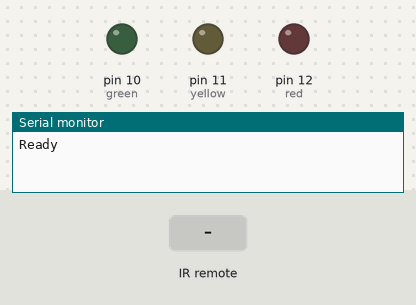
Bench run of a sketch on a simulated Arduino Uno, built with avr-gcc and run on an emulated ATmega328P. Shown: output pins drawn as LEDs (lit = HIGH), the last lines printed to the serial monitor. The test bench sets the inputs (shaded band).

Above: at 1.2 s.
1.3 s: infrared code 0xFD807F received
At 1.8 s:
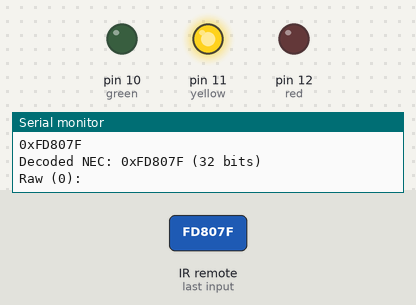
2.8 s: infrared code 0xFD20DF received
At 4.0 s:
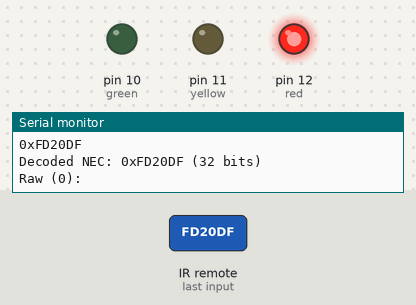
4.3 s: infrared code 0xFD00FF received
At 5.2 s:
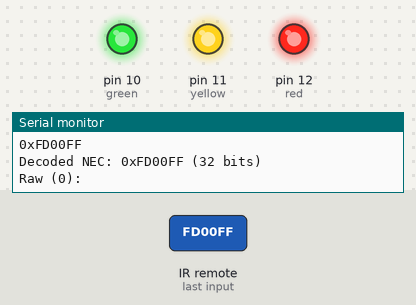
5.8 s: infrared code 0xFD609F received
At 6.4 s:
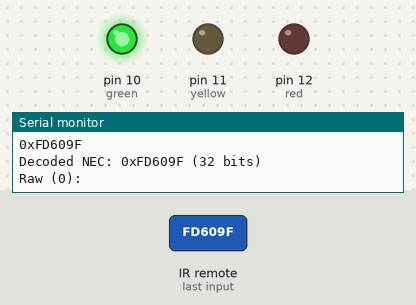
7.3 s: infrared code 0xFD906F received
At 8.7 s:
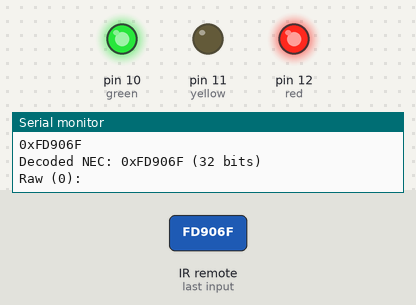
Timing chart, 0 to 9.8 s (numbered marks = the images above; inputs shaded):
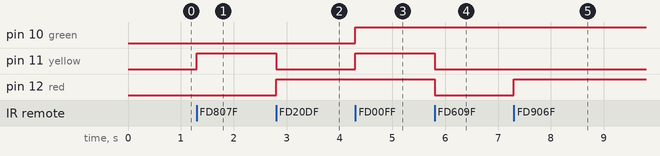

Measured:
- after the input at 1.3 s, pin 11 (yellow): LOW → HIGH at once
- after the input at 2.8 s, pin 11 (yellow): HIGH → LOW at once; pin 12 (red): LOW → HIGH at once
- after the input at 4.3 s, pin 10 (green), pin 11 (yellow): LOW → HIGH at once
- after the input at 5.8 s, pin 11 (yellow), pin 12 (red): HIGH → LOW at once
- after the input at 7.3 s, pin 12 (red): LOW → HIGH at once

The sketch:

IR.ino
```cpp
// (licence header left out)
#include <IRremote.h>

int red=  12;
int yellow = 11;
int green = 10;

int RECV_PIN = 13;
IRrecv irrecv(RECV_PIN);
decode_results results;

void setup() {
  Serial.begin(19200);	Serial.println("Ready");
  irrecv.enableIRIn(); // Start the receiver

  pinMode(red, OUTPUT);		digitalWrite(red, LOW);
  pinMode(yellow, OUTPUT);	digitalWrite(yellow, LOW);
  pinMode(green, OUTPUT);	digitalWrite(green, LOW);
}

void loop() {
  if (irrecv.decode(&results)) {
    Serial.print("0x");
    Serial.println(results.value, HEX);
    dump(&results);
    irrecv.resume(); // Receive the next value

    digitalWrite(red, LOW);	digitalWrite(yellow, LOW);    digitalWrite(green, LOW);
    switch(results.value) {
      case 0xFD807F : digitalWrite(yellow, HIGH); break;		// V+
      case 0xFD20DF : digitalWrite(red, HIGH); break;	// <<
      case 0xFD609F : digitalWrite(green, HIGH); break;		// >>
      case 0xFDA05F : break;								// >||
      case 0xFD906F : digitalWrite(green, HIGH); digitalWrite(red, HIGH); break;	// V-
      case 0xFD00FF : digitalWrite(yellow, HIGH); digitalWrite(green, HIGH); digitalWrite(red, HIGH); break;	// POWER
    }
  }
}

// Dumps out the decode_results structure.
// Call this after IRrecv::decode()
// void * to work around compiler issue
//void dump(void *v) {
//  decode_results *results = (decode_results *)v
void dump(decode_results *results) {
  int count = results->rawlen;
  if (results->decode_type == UNKNOWN) {	Serial.print("Unknown encoding: "); }
  else if (results->decode_type == NEC) {	Serial.print("Decoded NEC: "); }
  else if (results->decode_type == SONY) {	Serial.print("Decoded SONY: "); }
  else if (results->decode_type == RC5) {	Serial.print("Decoded RC5: "); }
  else if (results->decode_type == RC6) {	Serial.print("Decoded RC6: "); }
  else if (results->decode_type == JVC) {	Serial.print("Decoded JVC: "); }
  else if (results->decode_type == PANASONIC) {
	Serial.print("Decoded PANASONIC - Address: ");
	Serial.print(results->panasonicAddress,HEX);
	Serial.print(" Value: ");
  }
  Serial.print("0x");
  Serial.print(results->value, HEX);
  Serial.print(" (");
  Serial.print(results->bits, DEC);
  Serial.println(" bits)");
  Serial.print("Raw (");
  Serial.print(count, DEC);
  Serial.print("): ");

  for (int i = 0; i < count; i++) {
    if ((i % 2) == 1) {
      Serial.print(results->rawbuf[i]*USECPERTICK, DEC);
    }
    else {
      Serial.print(-(int)results->rawbuf[i]*USECPERTICK, DEC);
    }
    Serial.print(" ");
  }
  Serial.println("");
}
```
